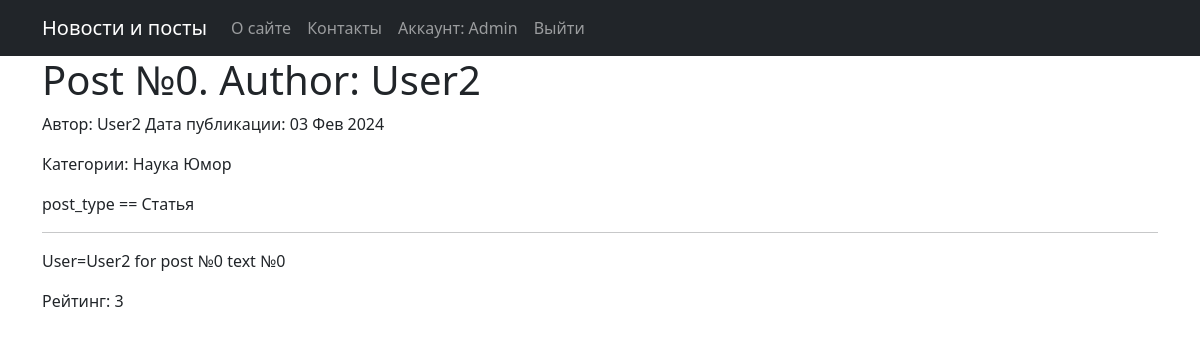
The page /articles/6/ (signed in) on the database its author committed.
### news/models.py (models this page shows, shortened)
class Post(models.Model):
    article = 'A'
    news = 'N'
    POSITIONS = [(article, 'Статья'),
                 (news, 'Новости')]
    post_type = models.CharField(max_length=1, choices=POSITIONS, default=article)
    time_created = models.DateTimeField(auto_now_add=True, verbose_name='Дата публикации')
    title = models.CharField(max_length=255, unique=True, verbose_name='Название')
    text = models.TextField(verbose_name="Текст")
    rating = models.IntegerField(default=0, verbose_name='Рейтинг')
    author = models.ForeignKey('Author', null=True, on_delete=models.CASCADE)
    category = models.ManyToManyField('Category', through='PostCategory')

class Author(models.Model):
    user = models.OneToOneField(User, on_delete=models.CASCADE, primary_key=True)
    rating = models.IntegerField(default=0)
    subscriptions = models.ManyToManyField('Category', through='Subscribers', verbose_name='Категории в подписке')

class Category(models.Model):
    name = models.CharField(max_length=20, unique=True)
    subs = models.ManyToManyField('Author', through="Subscribers")

### news/views.py (the view)
# urls.py: path('articles/<int:pk>/', PostDetail.as_view(), name='articles_detail'),
class PostDetail(LoginRequiredMixin, DetailView):
    model = Post
    template_name = "post.html"
    context_object_name = 'post'
    def get_context_data(self, **kwargs):
        context = super().get_context_data(**kwargs)
        return context

### templates/post.html (shortened to what this page needs)
{% extends 'default.html' %}
{% load custom_filters %}
{% block posts_content %}
  <body>
    <h1>{{ post.title }}</h1>
    <p>Автор: {{ post.author.user.username | censor}}  Дата публикации: {{ post.time_created | date:'d M Y' }}</p>
    <p>Категории:
      {% for cat in post.category.all %}
        <span> {{ cat.name }} </span>
      {% endfor %}
    </p>
    <p>
      post_type ==
      {% if post.post_type == "N" %}
        Новость
      {% else %}
        Статья
      {% endif %}
    </p>
    <hr>
    {% if post.text %}
      <p>{{ post.text | censor }}</p>
    {% else %}
      <h3>Текст отсутствует</h3>
    {% endif %}
    <p>Рейтинг: {{ post.rating }}</p>
  </body>
{% endblock posts_content %}

### templates/default.html (shortened to what this page needs)
<!DOCTYPE html>
<html lang="en">
  <head>
    {% load static %}
    <link href="{% static 'css/styles.css' %}" rel="stylesheet" />
  </head>
  <body>
    <nav class="navbar navbar-expand-lg navbar-dark bg-dark static-top">
      <div class="container">
        <a class="navbar-brand" href="/">Новости и посты</a>
        <div class="collapse navbar-collapse" id="navbarResponsive">
          <ul class="navbar-nav ml-auto">
            <li class="nav-item">
             <a class="nav-link" href="#">О сайте</a>
            </li>
            <li class="nav-item">
             <a class="nav-link" href="#">Контакты</a>
            </li>
            {% if request.user.is_authenticated %}
              <li class="nav-item">
                <a class="nav-link" href="{% url 'user_profile' request.user.id %}">Аккаунт: {{ request.user.username | capfirst }}</a>
              </li>
              <li class="nav-item">
                <a class="nav-link" href="/accounts/logout/">Выйти</a>
              </li>
            {% else %}
              <li class="nav-item">
                <a class="nav-link" href="/accounts/login/">Войти</a>
              </li>
            {% endif %}
          </ul>
        </div>
      </div>
    </nav>
      <div class="container">
        <div class="row">
          <div class="col-lg-12">
            {% block posts_content %}
            {% endblock posts_content %}
          </div>
        </div>
      </div>
  </body>
</html>

### rows shown on the page
Post: title "Post №0. Author: User2", author.user.username|censor "User2", time_created "03 Фев 2024", text|censor "User=User2 for post №0 text №0", rating "3"
Category: name "Наука"
Category: name "Юмор"

### other values the page prints
{{ request.user.username | capfirst }} "Admin"
